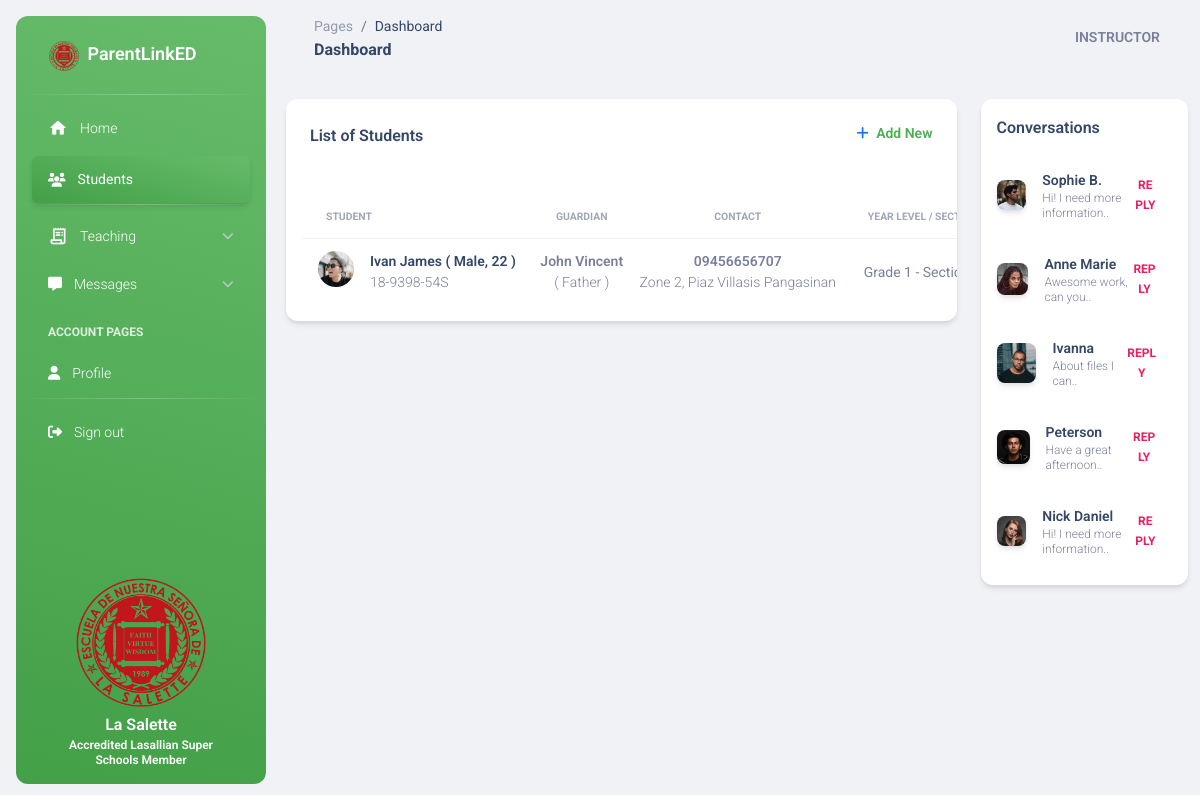
The page /instructor/students/ (signed in) on the database its author committed.
### base/models.py (models this page shows, shortened)
class Student(models.Model):
    firstname = models.CharField(max_length=100)
    lastname = models.CharField(max_length=100)
    student_id = models.CharField(max_length=100, null = True, blank = True)
    avatar = models.ImageField(upload_to='avatars/', default = '/default_avatar.png', null = True, blank = True)
    gender = models.CharField(max_length=10, null = True, blank = True)
    age = models.IntegerField(null = True, blank = True)
    year_level_section = models.ForeignKey(YearLevelSection, on_delete=models.CASCADE)
    date_created = models.DateTimeField(auto_now_add=True, null = True, blank = True)

class Guardian(models.Model):
    user = models.OneToOneField(User, on_delete=models.CASCADE)
    student = models.ManyToManyField(Student, related_name='guardians')
    age = models.IntegerField(null = True, blank = True)
    address = models.CharField(max_length=100, null = True, blank = True)
    contact_number = models.CharField(max_length=11, null = True, blank = True)
    gender = models.CharField(max_length=10, null = True, blank = True)
    avatar = models.ImageField(upload_to='avatars/', default = '/default_avatar.png', null = True, blank = True)
    relationship = models.CharField(max_length=100, null = True, blank = True)
    date_created = models.DateTimeField(auto_now_add=True, null = True, blank = True)

class YearLevelSection(models.Model):
    year_levels = [
        ('Grade 1', 'Grade 1'),
        ('Grade 2', 'Grade 2'),
        ('Grade 3', 'Grade 3'),
        ('Grade 4', 'Grade 4'),
        ('Grade 5', 'Grade 5'),
        ('Grade 6', 'Grade 6'),
    ]
    year_level = models.CharField(max_length=10, choices=year_levels)
    section = models.CharField(max_length=10)
    subjects = models.ManyToManyField(Subject, null=True, blank=True, related_name='year_level_sections')
    instructor = models.ForeignKey(Instructor, on_delete=models.CASCADE, related_name='year_level_sections', null = True, blank = True)
    slug = models.SlugField(max_length=255, unique=True, null=True, blank=True)
    def __str__(self):
        return f"{self.year_level} - {self.section}"

### base/view/instructor.py (the view)
# urls.py: path('instructor/students/', instructor_students_list, name="instructor_students_list"),
def instructor_students_list(request):
    instructor = get_object_or_404(Instructor, user=request.user)
    year_level_sections = instructor.year_level_sections.all()
    students = Student.objects.filter(year_level_section__in=year_level_sections)
    context = {
        'instructor': instructor,
        'students': students,
    }
    return render(request, 'base/instructor/student_list.html', context)

### base/templates/base/instructor/student_list.html (shortened to what this page needs)
{% extends 'base/instructor/base.html' %}
{% block content %}
<div class="row">
    <div class="col-lg-9 col-md-7 mb-md-0 mb-4">
        <div class="card">
            <div class="card-header d-flex justify-content-between">
                <h6>List of Students</h6>
                <p class="text-sm mb-0">
                    <i class="fa fa-plus text-info" aria-hidden="true"></i>
                    <a href="" type="button" data-bs-toggle="modal" data-bs-target="#add_new_instructor"><span class="font-weight-bold text-success ms-1">Add New</span></a>
                </p>
            </div>
            <div class="table-responsive p-3">
              <table class="table align-items-center mb-0 mt-0" id="student_table">
                <thead>
                  <tr>
                    <th class="text-uppercase text-secondary text-xxs font-weight-bolder opacity-7">Student</th>
                    <th class="text-center text-uppercase text-secondary text-xxs font-weight-bolder opacity-7">Guardian</th>
                    <th class="text-center text-uppercase text-secondary text-xxs font-weight-bolder opacity-7">Contact</th>
                    <th class="text-center text-uppercase text-secondary text-xxs font-weight-bolder opacity-7">Year Level / Section</th>
                  </tr>
                </thead>
                <tbody>
                    {% for student in students %}
                    <tr>
                        <td>
                        <div class="d-flex px-2 py-1">
                            <div>
                            <img src="/static/assets/img/team-2.jpg" class="avatar avatar-sm me-3">
                            </div>
                            <div class="d-flex flex-column justify-content-center">
                            <h6 class="mb-0 text-sm"><a href="{% url 'instructor_student_profile' student.student_id %}">{{ student.firstname }} {{ student.lastname }}</a> ( Male, 22 )</h6>
                            <p class="text-sm text-secondary mb-0">{{ student.student_id }}</p>
                            </div>
                        </div>
                        </td>
                        <td class="align-middle text-center text-sm">
                        {% for guard in student.guardians.all %}
                            <p class="text-sm font-weight-bold mb-0">{{ guard.user.first_name }} {{ guard.user.last_name}}</p>
                            <p class="text-sm text-secondary mb-0">( {{ guard.relationship }} )</p>
                        {% empty  %}
                        <p class="text-sm text-secondary mb-0">No guardian assigned</p>
                        {% endfor %}
                        </td>
                        <td class="align-middle text-center">
                            {% for guard in student.guardians.all %}
                            <p class="text-sm font-weight-bold mb-0">{{ guard.contact_number }}</p>
                            <p class="text-sm text-secondary mb-0">{{ guard.address }}</p>
                            {% endfor %}
                        </td>
                        <td class="align-middle text-center">
                            <span class="text-secondary text-sm font-weight-normal">{{ student.year_level_section}}</span>
                        </td>
                    </tr>
                    {% endfor %}
                </tbody>
              </table>
            </div>
        </div>
    </div>
    <div class="col-12 col-xl-3 mt-xl-0 mt-4">
        <div class="card h-100">
           <div class="card-header pb-0 p-3">
              <h6 class="mb-0">Conversations</h6>
           </div>
           <div class="card-body p-3">
              <ul class="list-group">
                 <li class="list-group-item border-0 d-flex align-items-center px-0 mb-2">
                    <div class="avatar me-3">
                       <img src="../../../assets/img/kal-visuals-square.jpg" alt="kal" class="border-radius-lg shadow">
                    </div>
                    <div class="d-flex align-items-start flex-column justify-content-center">
                       <h6 class="mb-0 text-sm">Sophie B.</h6>
                       <p class="mb-0 text-xs">Hi! I need more information..</p>
                    </div>
                    <a class="btn btn-link pe-3 ps-0 mb-0 ms-auto" href="javascript:;">Reply</a>
                 </li>
                 <li class="list-group-item border-0 d-flex align-items-center px-0 mb-2">
                    <div class="avatar me-3">
                       <img src="../../../assets/img/marie.jpg" alt="kal" class="border-radius-lg shadow">
                    </div>
                    <div class="d-flex align-items-start flex-column justify-content-center">
                       <h6 class="mb-0 text-sm">Anne Marie</h6>
                       <p class="mb-0 text-xs">Awesome work, can you..</p>
                    </div>
                    <a class="btn btn-link pe-3 ps-0 mb-0 ms-auto" href="javascript:;">Reply</a>
                 </li>
                 <li class="list-group-item border-0 d-flex align-items-center px-0 mb-2">
                    <div class="avatar me-3">
                       <img src="../../../assets/img/ivana-square.jpg" alt="kal" class="border-radius-lg shadow">
                    </div>
                    <div class="d-flex align-items-start flex-column justify-content-center">
                       <h6 class="mb-0 text-sm">Ivanna</h6>
                       <p class="mb-0 text-xs">About files I can..</p>
                    </div>
                    <a class="btn btn-link pe-3 ps-0 mb-0 ms-auto" href="javascript:;">Reply</a>
                 </li>
                 <li class="list-group-item border-0 d-flex align-items-center px-0 mb-2">
                    <div class="avatar me-3">
                       <img src="../../../assets/img/team-4.jpg" alt="kal" class="border-radius-lg shadow">
                    </div>
                    <div class="d-flex align-items-start flex-column justify-content-center">
                       <h6 class="mb-0 text-sm">Peterson</h6>
                       <p class="mb-0 text-xs">Have a great afternoon..</p>
                    </div>
                    <a class="btn btn-link pe-3 ps-0 mb-0 ms-auto" href="javascript:;">Reply</a>
                 </li>
                 <li class="list-group-item border-0 d-flex align-items-center px-0">
                    <div class="avatar me-3">
                       <img src="../../../assets/img/team-3.jpg" alt="kal" class="border-radius-lg shadow">
                    </div>
                    <div class="d-flex align-items-start flex-column justify-content-center">
                       <h6 class="mb-0 text-sm">Nick Daniel</h6>
                       <p class="mb-0 text-xs">Hi! I need more information..</p>
                    </div>
                    <a class="btn btn-link pe-3 ps-0 mb-0 ms-auto" href="javascript:;">Reply</a>
                 </li>
              </ul>
           </div>
        </div>
    </div>
</div>
{% endblock %}

### base/templates/base/instructor/base.html (shortened to what this page needs)
<!DOCTYPE html>
<html lang="en">
<head>
  <link href="/static/assets/css/nucleo-icons.css" rel="stylesheet" />
  <link href="/static/assets/css/nucleo-svg.css" rel="stylesheet" />
  <link id="pagestyle" href="/static/assets/css/material-dashboard.css?v=3.1.0" rel="stylesheet" />
  <link rel="stylesheet" href="https://cdnjs.cloudflare.com/ajax/libs/font-awesome/6.6.0/css/all.min.css" />
  <link rel="stylesheet" href="https://cdn.datatables.net/2.1.5/css/dataTables.dataTables.min.css">
  <link href="/static/assets/css/quill.snow.css" rel="stylesheet">
</head>
<body class="g-sidenav-show  bg-gray-200">
    <aside class="sidenav navbar navbar-vertical navbar-expand-xs border-0 border-radius-xl my-3 fixed-start ms-3   bg-gradient-success" id="sidenav-main">
        <div class="sidenav-header">
          <a class="navbar-brand m-0" href="{% url 'index' %}">
            <img src="/static/assets/img/logo.png" class="navbar-brand-img h-100" alt="main_logo">
            <span class="ms-1 text-lg font-weight-bold text-white">ParentLinkED</span>
          </a>
        </div>
        <hr class="horizontal light mt-0 mb-2">
        <div class="collapse navbar-collapse  w-auto " id="sidenav-collapse-main">
          <ul class="navbar-nav">
            <li class="nav-item">
              <a class="nav-link text-white  {% if request.path == '/instructor/home/' %} bg-gradient-success active {% endif %}" href="{% url 'instructor_home' %}">
                <div class="text-white text-center me-2 d-flex align-items-center justify-content-center">
                  <i class="material-icons opacity-10">home</i>
                </div>
                <span class="nav-link-text ms-1">Home</span>
              </a>
            </li>
            <li class="nav-item">
              <a class="nav-link text-white {% if request.path == '/instructor/students/' %} bg-gradient-success active {% endif %}" href="{% url 'instructor_students_list' %}">
                <div class="text-white text-center me-2 d-flex align-items-center justify-content-center">
                  <i class="fa fa-users"></i>
                </div>
                <span class="nav-link-text ms-1">Students</span>
              </a>
            </li>
            <hr class="horizontal light mt-0 mb-2">
                <div class="accordion">
                    <div class="accordion-item ">
                            <li class="nav-item">
                                <a type="button" class=" collapsed nav-link text-white" data-bs-toggle="collapse" data-bs-target="#collapseOne" aria-expanded="false" aria-controls="collapseOne">
                                  <div class="text-white text-center me-2 d-flex align-items-center justify-content-center">
                                    <i class="material-icons opacity-10">receipt_long</i>
                                  </div>
                                  <span class="nav-link-text ms-1">Teaching</span>
                                </a>
                            </li>
                    </div>
                </div>
                <div class="accordion">
                  <div class="accordion-item ">
                          <li class="nav-item">
                              <a type="button" class=" collapsed nav-link text-white" data-bs-toggle="collapse" data-bs-target="#collapseTwo" aria-expanded="false" aria-controls="collapseTwo">
                                <div class="text-white text-center me-2 d-flex align-items-center justify-content-center">
                                  <i class="fa fa-message opacity-10"></i>
                                </div>
                                <span class="nav-link-text ms-1">Messages</span>
                              </a>
                          </li>
                  </div>
              </div>
                <li class="nav-item mt-3">
                  <h6 class="ps-4 ms-2 text-uppercase text-xs text-white font-weight-bolder opacity-8">Account pages</h6>
                </li>
                <li class="nav-item">
                  <a class="nav-link text-white" href="{% url 'inbox_page' %}">
                    <div class="text-white text-center me-2 d-flex align-items-center justify-content-center">
                      <i class="fa fa-user"></i>
                    </div>
                    <span class="nav-link-text ms-1">Profile</span>
                  </a>
                </li>
                <hr class="horizontal light mt-0 mb-2">
                <li class="nav-item">
                  <a class="nav-link text-white" href="{% url 'logout-account' %}">
                    <div class="text-white text-center me-2 d-flex align-items-center justify-content-center">
                      <i class="fa fa-sign-out" aria-hidden="true"></i>
                    </div>
                    <span class="nav-link-text ms-1">Sign out</span>
                  </a>
                </li>
          </ul>
        </div>
        <div class="sidenav-footer position-absolute w-100 bottom-0 ">
            <div class="mx-3">
                <div class="card-body text-center p-3 w-100 pt-0">
                   <div class="docs-info">
                <img class="w-75 mx-auto" src="/static/assets/img/logo.png" alt="sidebar_illustration">
                      <h6 class="mb-0 text-white">La Salette </h6>
                      <p class="text-xs text-white font-weight-bold mb-0">Accredited Lasallian Super Schools Member </p>
                   </div>
                </div>
            </div>
        </div>
    </aside>
  <main class="main-content position-relative max-height-vh-100 h-100 border-radius-lg ">
    <nav class="navbar navbar-main navbar-expand-lg px-0 mx-4 shadow-none border-radius-xl" id="navbarBlur" data-scroll="true">
        <div class="container-fluid py-1 px-3">
          <nav aria-label="breadcrumb">
            <ol class="breadcrumb bg-transparent mb-0 pb-0 pt-1 px-0 me-sm-6 me-5">
              <li class="breadcrumb-item text-sm"><a class="opacity-5 text-dark" href="javascript:;">Pages</a></li>
              <li class="breadcrumb-item text-sm text-dark active" aria-current="page">Dashboard</li>
            </ol>
            <h6 class="font-weight-bolder mb-0">Dashboard</h6>
          </nav>
          <div class="collapse navbar-collapse mt-sm-0 mt-2 me-md-0 me-sm-4" id="navbar">
            <ul class="navbar-nav  justify-content-end">
              <li class="nav-item d-flex align-items-center">
                <a href="" class="nav-link text-body font-weight-bold px-0">
                  <span class="d-sm-inline d-none ms-3 text-uppercase">{{ request.user }}</span>
                </a>
              </li>
            </ul>
          </div>
        </div>
    </nav>
    <div class="container-fluid py-4">
        {% block content %}
        {% endblock %}
    </div>
  </main>
</body>
</html>

### rows shown on the page
Student: firstname "Ivan", lastname "James", student_id "18-9398-54S", year_level_section "Grade 1 -…"
Guardian: user.first_name "John", user.last_name "Vincent", relationship "Father", contact_number "09456656707", address "Zone 2, Piaz Villasis Pangasinan"

### other values the page prints
{{ request.user }} "INSTRUCTOR"
